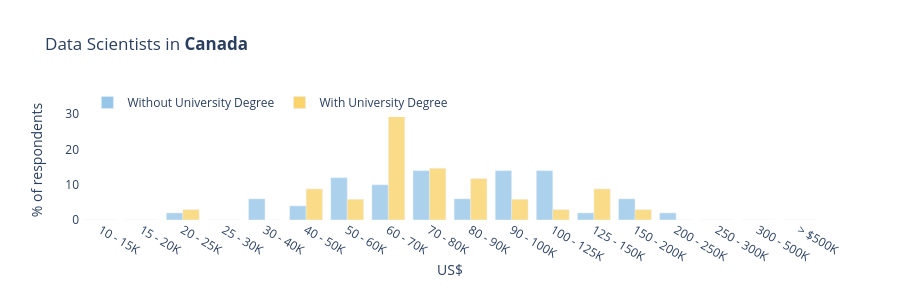
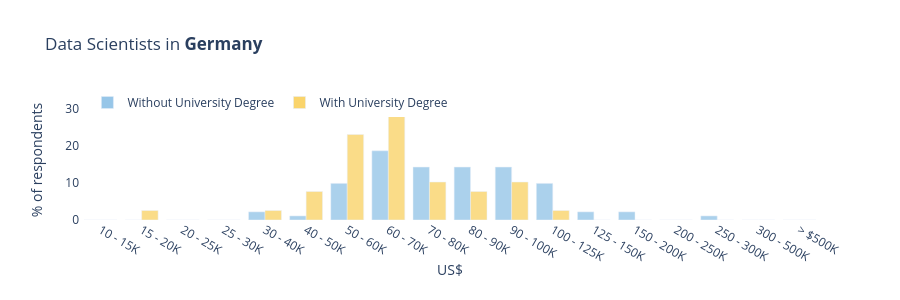

Source (notebook cell) for these figures, in order:
### Code cell
_, _ = plot_ver_bars("Canada", ht=300, annot = False)
_, _ = plot_ver_bars("Germany", ht=300, annot = False)

### Figure 1 — Plotly figure (JSON) as saved in the notebook; plotly's stock layout.template omitted (floating-point values rounded to 4 significant figures)
{"data": [{"marker": {"color": "#97c6e8", "opacity": 0.8}, "name": "Without University Degree", "type": "bar", "x": ["10 - 15K", "15 - 20K", "20 - 25K", "25 - 30K", "30 - 40K", "40 - 50K", "50 - 60K", "60 - 70K", "70 - 80K", "80 - 90K", "90 - 100K", "100 - 125K", "125 - 150K", "150 - 200K", "200 - 250K", "250 - 300K", "300 - 500K", "> $500K"], "y": [0, 0, 2, 0, 6, 4, 12, 10, 14, 6, 14, 14, 2, 6, 2, 0, 0, 0]}, {"marker": {"color": "#fad46b", "opacity": 0.8}, "name": "With University Degree", "type": "bar", "x": ["10 - 15K", "15 - 20K", "20 - 25K", "25 - 30K", "30 - 40K", "40 - 50K", "50 - 60K", "60 - 70K", "70 - 80K", "80 - 90K", "90 - 100K", "100 - 125K", "125 - 150K", "150 - 200K", "200 - 250K", "250 - 300K", "300 - 500K", "> $500K"], "y": [0, 0, 2.941, 0, 0, 8.824, 5.882, 32.35, 14.71, 11.76, 5.882, 2.941, 8.824, 2.941, 0, 0, 0, 0]}], "layout": {"barmode": "group", "height": 300, "legend": {"orientation": "h", "x": 0.01, "y": 1.1}, "paper_bgcolor": "#fff", "plot_bgcolor": "#fff", "title": {"text": "Data Scientists in <b>Canada</b>"}, "xaxis": {"showgrid": false, "title": {"text": "US$"}, "zeroline": false}, "yaxis": {"showgrid": false, "title": {"text": "% of respondents"}, "zeroline": false}}}

### Figure 2 — Plotly figure (JSON) as saved in the notebook; plotly's stock layout.template omitted (floating-point values rounded to 4 significant figures)
{"data": [{"marker": {"color": "#97c6e8", "opacity": 0.8}, "name": "Without University Degree", "type": "bar", "x": ["10 - 15K", "15 - 20K", "20 - 25K", "25 - 30K", "30 - 40K", "40 - 50K", "50 - 60K", "60 - 70K", "70 - 80K", "80 - 90K", "90 - 100K", "100 - 125K", "125 - 150K", "150 - 200K", "200 - 250K", "250 - 300K", "300 - 500K", "> $500K"], "y": [0, 0, 0, 0, 2.198, 1.099, 9.89, 18.68, 14.29, 14.29, 14.29, 9.89, 2.198, 2.198, 0, 1.099, 0, 0]}, {"marker": {"color": "#fad46b", "opacity": 0.8}, "name": "With University Degree", "type": "bar", "x": ["10 - 15K", "15 - 20K", "20 - 25K", "25 - 30K", "30 - 40K", "40 - 50K", "50 - 60K", "60 - 70K", "70 - 80K", "80 - 90K", "90 - 100K", "100 - 125K", "125 - 150K", "150 - 200K", "200 - 250K", "250 - 300K", "300 - 500K", "> $500K"], "y": [0, 2.564, 0, 0, 2.564, 7.692, 23.08, 30.77, 10.26, 7.692, 10.26, 2.564, 0, 0, 0, 0, 0, 0]}], "layout": {"barmode": "group", "height": 300, "legend": {"orientation": "h", "x": 0.01, "y": 1.1}, "paper_bgcolor": "#fff", "plot_bgcolor": "#fff", "title": {"text": "Data Scientists in <b>Germany</b>"}, "xaxis": {"showgrid": false, "title": {"text": "US$"}, "zeroline": false}, "yaxis": {"showgrid": false, "title": {"text": "% of respondents"}, "zeroline": false}}}
